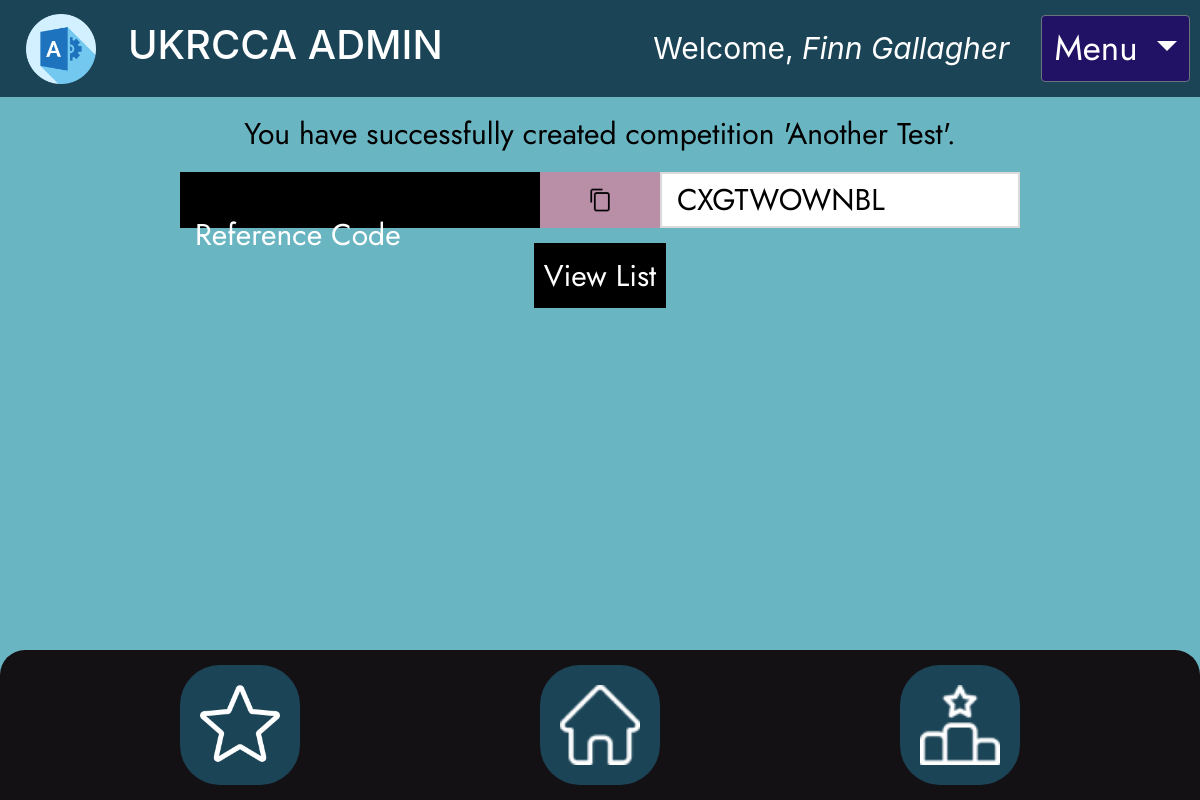
The page /account/comp/success/51/ (signed in) on the database its author committed.
### database/models.py (models this page shows, shortened)
class NewUser(AbstractBaseUser, PermissionsMixin):
    email = models.EmailField(_('email address'), unique=True, error_messages={
                              'unique': 'The email you entered already exists.'})
    user_name = models.CharField(max_length=150, unique=True, error_messages={
                                 'unique': 'The username you entered already exists.'})
    first_name = models.CharField(max_length=150, blank=True)
    last_name = models.CharField(max_length=150, blank=True)
    start_date = models.DateTimeField(default=timezone.now)
    about = models.TextField(_(
        'about'), max_length=500, blank=True)
    is_staff = models.BooleanField(default=False)
    is_active = models.BooleanField(default=False)
    objects = CustomAccountManager()
    USERNAME_FIELD = 'email'
    REQUIRED_FIELDS = ['user_name', 'first_name', 'last_name']

class Competition(models.Model):
    name = models.CharField(max_length=100)
    location = models.CharField(max_length=50)
    no_of_rounds = models.IntegerField(validators=[MinValueValidator(
        1, message='Please enter a number greater than or equal to 1'), MaxValueValidator(30, message='Please enter a number less than or equal to 30')])
    gates_per_round = models.IntegerField(
        validators=[MinValueValidator(1), MaxValueValidator(30)])
    ruleset = models.ForeignKey(Ruleset, on_delete=models.CASCADE)
    ref_code = models.CharField(
        max_length=10,
        blank=True,
        editable=False,
        unique=True,
        default=get_random_string(
            5, allowed_chars=string.ascii_uppercase + string.digits)
    )

### database/views.py (the view)
# urls.py: path('comp/success/<int:id>/', views.comp_success, name='comp_success'),
@login_required
def comp_success(request, id):
    context = {
        'comp': Competition.objects.get(pk=id)
    }
    try:
        return render(request, "competition_register/success.html", context)
    except Competition.DoesNotExist:
        return Response(status=status.HTTP_404_NOT_FOUND)

### database/templates/competition_register/success.html (shortened to what this page needs)
{% extends 'base1.html' %}
{% load static %}
{% block head %}
<link rel="stylesheet" href="{% static 'success.css' %}">
{% endblock %}
{% block content %}
<div class="copyHolder">
  <p class="success" style="color: #000000;">You have successfully created competition '{{ comp.name }}'.</p>
  <div class="copyTool">
    <div class="copyText">
      <p>Reference Code</p>
    </div>
    <button onclick=copy() onmouseout=outFunc() class="clip"><img src="{% static 'copy.png' %}" alt="">
    </button>
    <input class="referenceInput" id="inputs" value="{{comp.ref_code}}">
  </div>
  <form action="/account/comp/list" class="buttonHold">
    <button class="listFind">View List</button>
  </form>
</div>
{% endblock %}

### database/templates/base1.html (shortened to what this page needs)
{% load static %}
<link rel="stylesheet" href="https://cdn.jsdelivr.net/npm/bootstrap@4.0.0/dist/css/bootstrap.min.css"
>
<link rel="stylesheet" href="{% static 'base1.css' %}" />
{% block head %}
{% endblock %}
{% if user.is_staff == False %}
<div class="headerContainer" style="display: flex; justify-content: space-between; align-items: center;">
  <a href={% block back %}{% endblock %}><img src="{% static 'back.png' %}" alt="" /></a>
  <div class="pageName" style="padding-top: 20px; margin-left: 15%;">{% block pagename %}{% endblock %}</div>
  {% if user.is_authenticated %}
  <a href="{% url 'logout' %}" class="button"
    style="font-size: 35px; display: flex; align-items: center; text-decoration: none; color: #ffffff; gap: 5px; margin-right: 20px;">
    <svg xmlns="http://www.w3.org/2000/svg" height="70" width="70" fill="currentColor" class="bi bi-door-open"
      viewBox="0 0 16 16" style="padding-right: 5px; height: 40px; width: 40px;">
      <path d="M8.5 10c-.276 0-.5-.448-.5-1s.224-1 .5-1 .5.448.5 1-.224 1-.5 1z" />
      <path
        d="M10.828.122A.5.5 0 0 1 11 .5V1h.5A1.5 1.5 0 0 1 13 2.5V15h1.5a.5.5 0 0 1 0 1h-13a.5.5 0 0 1 0-1H3V1.5a.5.5 0 0 1 .43-.495l7-1a.5.5 0 0 1 .398.117zM11.5 2H11v13h1V2.5a.5.5 0 0 0-.5-.5zM4 1.934V15h6V1.077l-6 .857z" />
    </svg> LOGOUT
  </a>
  {% else %}
  <a href="{% url 'auth-login' %}" class="button"
    style="font-size: 40px; display: flex; align-items: center; text-decoration: none; color: #ffffff; gap: 5px; margin-right: 20px;">
    <svg xmlns="http://www.w3.org/2000/svg" width="70" height="70" fill="currentColor" class="bi bi-door-open"
      viewBox="0 0 16 16" style="padding-right: 5px;">
      <path d="M8.5 10c-.276 0-.5-.448-.5-1s.224-1 .5-1 .5.448.5 1-.224 1-.5 1z" />
      <path
        d="M10.828.122A.5.5 0 0 1 11 .5V1h.5A1.5 1.5 0 0 1 13 2.5V15h1.5a.5.5 0 0 1 0 1h-13a.5.5 0 0 1 0-1H3V1.5a.5.5 0 0 1 .43-.495l7-1a.5.5 0 0 1 .398.117zM11.5 2H11v13h1V2.5a.5.5 0 0 0-.5-.5zM4 1.934V15h6V1.077l-6 .857z" />
    </svg> LOGIN
  </a>
  {% endif %}
</div>
{% else %}
<div class="head-wrap" style="width: 100%; padding: 0; margin: 0;">
  <div class="head-head">
    <div class="top">
      <a href="{% url 'home' %}"><img src="{% static 'admin.png' %}" alt="" class="admin-logo"
          style="height: 70px; margin-left:1rem;"></a>
      <h1 class="logo-title">UKRCCA ADMIN</h1>
    </div>
    <div class="right">
      <p class="greeting" style="font-size: 30px!important;">Welcome, <i>{{ user.first_name }} {{ user.last_name }}</i>
      </p>
      <div class="dropdown">
        <button class="btn btn-secondary dropdown-toggle"
          style="font-size: 35px!important; font-family: 'Jost', sans-serif; background-color: #221266;" type="button"
          id="dropdownMenuButton" data-toggle="dropdown" aria-haspopup="true" aria-expanded="false">
          Menu
        </button>
      </div>
    </div>
  </div>
</div>
{% endif %}
{% block content %}{% endblock %}
<div class="footerContainer">
  <div class="iconBox">
    <a href="{% url 'score' %}"><img class="score" src="{% static 'star.png' %}" alt="" /></a>
  </div>
  <div class="iconBox">
    <a href="{% url 'home' %}"><img src="{% static 'home.png' %}" alt="" /></a>
  </div>
  <div class="iconBox">
    <a href="{% url 'lboard' %}"><img src="{% static 'lboard.png' %}" alt="" /></a>
  </div>
</div>

### database/static/base1.css (style rules this page uses)
* { padding: 0; margin: 0; box-sizing: border-box; }
.head-head { background-color: #1B4557; width: 100%; display: flex; align-items:center; justify-content: space-between; padding: 10px; }
.top { display: flex; gap: 2rem; align-items: center; }
.right { display: flex; align-items: center; justify-content: center; gap: 2rem; }
.logo-title, .greeting { color: white; }
p.greeting { color: white; margin-top: 1rem; font-size: 22px; }
.footerContainer { position: absolute; bottom: 0; left: 0; background-color: #141115; width: 100%; height: 150px; display: flex; align-items: center; justify-content: space-evenly; border-radius: 25px 25px 0 0; }
.iconBox img { height: 80px; }
.iconBox { background-color: #1b4557; height: 80%; padding: 20px; border-radius: 40px 40px 40px 40px; margin-left: 5vw; margin-right: 5vw; }

### database/static/success.css (style rules this page uses)
* { padding: 0; margin: 0; }
.success { color: #000000; }
.copyHolder { height: 8vh; display: flex; flex-direction: column; align-items: center; justify-content: center; font-family: 'Jost', 'sans-serif'; font-size: 30px; margin-top: 10vh; }
.copyTool { display: flex; align-items: center; height: 7vh; font-size: 30px; }
.copyText { height: 100%; width: 30vw; padding-top: 40px; padding-left: 15px; background-color: black; color: #ffffff; margin: auto; }
.clip { height: 100%; width: 10vw; border: none; background-color: #B98EA7; }
.clip img { height: 50%; }
.referenceInput { height: 100%; padding: 15px; width: 30vw; }
.referenceInput { border: 2px solid #dadada; transition: 0.5s; }
.buttonHold { margin-top: 15px; }
.listFind { padding: 10px; border: none; background-color: #000000; color: #ffffff; font-family: 'Jost', 'sans-serif'; }

### rows shown on the page
NewUser: first_name "Finn", last_name "Gallagher"
Competition: name "Another Test", ref_code "CXGTWOWNBL"
